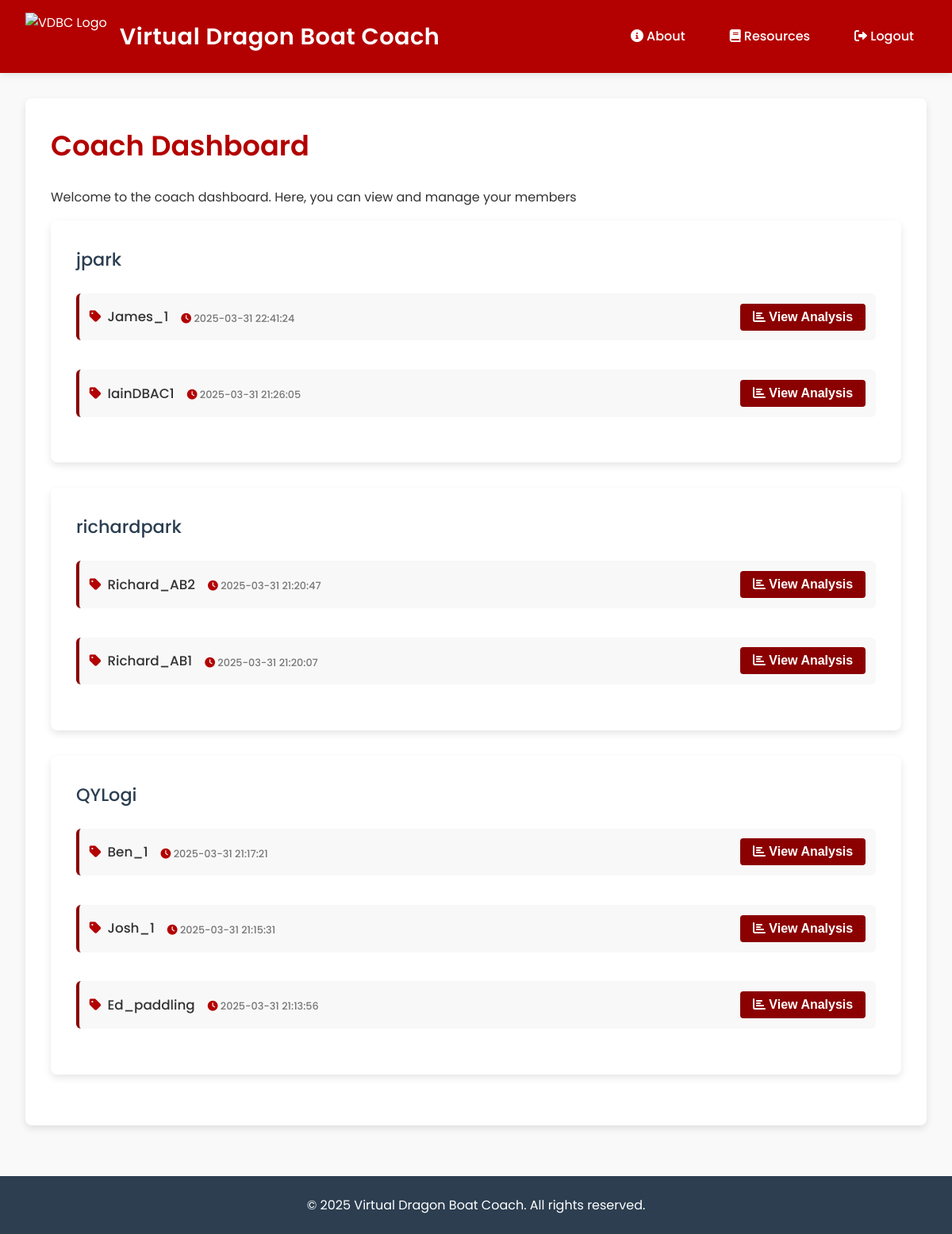
/coach-dashboard (signed in), run on the app's committed database.
### tables this page shows
CREATE TABLE shared_sessions (
        id INTEGER PRIMARY KEY AUTOINCREMENT,
        username TEXT NOT NULL,
        session_url TEXT NOT NULL,
        trial_name TEXT NOT NULL,
        coach_feedback TEXT,
        feedback_timestamp TEXT,
        submission_timestamp TEXT
    );

### app.py (the view)
@app.route('/coach-dashboard')
def coach_dashboard():
    if 'token' not in session or session.get('position') != 'coach':
        return redirect(url_for('coach_login'))
    conn = sqlite3.connect(DB_PATH)
    conn.row_factory = sqlite3.Row  # This enables column access by name
    cursor = conn.cursor()
    cursor.execute('''
        SELECT username, session_url, trial_name, submission_timestamp
        FROM shared_sessions
        ORDER BY submission_timestamp DESC
    ''')
    shared_sessions = cursor.fetchall()
    conn.close()
    grouped_sessions = {}
    user_order = []
    for session_data in shared_sessions:
        username = session_data['username']
        if username not in grouped_sessions:
            grouped_sessions[username] = []
            user_order.append(username)
        grouped_sessions[username].append({
            'session_url': session_data['session_url'],
            'trial_name': session_data['trial_name'],
            'submission_timestamp': session_data['submission_timestamp']
        })
    return render_template("coachDashboard.html",
                          grouped_sessions=grouped_sessions,
                          user_order=user_order)

### templates/coachDashboard.html (shortened to what this page needs)
<!DOCTYPE html>
<html lang="en">
<head>
    <link rel="stylesheet" href="{{ url_for('static', filename='styles.css') }}">
    <link rel="stylesheet" href="https://cdnjs.cloudflare.com/ajax/libs/font-awesome/6.0.0-beta3/css/all.min.css">
</head>
<body>
    <header>
        <div class="header-content">
            <div class="logo-container">
                <img src="https://static.wixstatic.com/media/90c0a3_82c43324b646429ea5117b9c10018156~mv2.png/v1/crop/x_0,y_0,w_8769,h_6859/fill/w_345,h_270,al_c,q_85,usm_0.66_1.00_0.01,enc_avif,quality_auto/DB_Logo_2017_Maroon_LightBG%20(1).png" alt="VDBC Logo" class="logo">
                <span class="site-title">Virtual Dragon Boat Coach</span>
            </div>
            <nav>
                <ul>
                    <li><a href="{{ url_for('about') }}"><i class="fas fa-info-circle"></i> About</a></li>
                    <li><a href="{{ url_for('resources') }}"><i class="fas fa-book"></i> Resources</a></li>
                    <li><a href="{{ url_for('logout') }}"><i class="fas fa-sign-out-alt"></i> Logout</a></li>
                </ul>
            </nav>
        </div>
    </header>
    <main>
        <div class="container">
            <h1>Coach Dashboard</h1>
            <p>Welcome to the coach dashboard. Here, you can view and manage your members</p>
            {% if grouped_sessions %}
                <div>
                    {% for username in user_order %}
                        {% set sessions = grouped_sessions[username] %}
                        <div class="container">
                            <h3>{{ username }}</h3>
                            {% for session in sessions %}
                                <div class="user-session">
                                    <form action="{{ url_for('coach_view_analysis') }}" method="POST">
                                        <div class="coach-session-info">
                                            <div class="coach-trial-name">
                                                <i class="fas fa-tag"></i> {{ session.trial_name }}
                                                {% if session.submission_timestamp %}
                                                    <div class="submission-timestamp">
                                                        <i class="fas fa-clock"></i> {{ session.submission_timestamp }}
                                                    </div>
                                                {% endif %}
                                            </div>
                                            <button type="submit" class="btn-view">
                                                <i class="fas fa-chart-bar"></i> View Analysis
                                            </button>
                                        </div>
                                    </form>
                                </div>
                            {% endfor %}
                        </div>
                    {% endfor %}
                </div>
            {% else %}
                <p>No data shared yet.</p>
            {% endif %}
        </div>
    </main>
    <footer>
        <p>&copy; 2025 Virtual Dragon Boat Coach. All rights reserved.</p>
    </footer>
</body>
</html>

### static/styles.css (style rules this page uses)
:root { --primary-color: #b30000; --primary-dark: #8b0000; --primary-light: #ff6b6b; --secondary-color: #2c3e50; --accent-color: #f1c40f; --text-color: #333333; --text-light: #757575; --bg-color: #f9f9f9; --card-bg: #ffffff; --success-color: #2ecc71; --error-color: #e74c3c; --border-radius: 8px; --box-shadow: 0 4px 10px rgba(0, 0, 0, 0.1); --transition: all 0.3s ease; }
* { box-sizing: border-box; margin: 0; padding: 0; }
body { font-family: 'Poppins', sans-serif; line-height: 1.6; color: var(--text-color); background-color: var(--bg-color); min-height: 100vh; display: flex; flex-direction: column; }
header { background: var(--primary-color); color: white; padding: 1rem 2rem; box-shadow: 0 2px 10px rgba(0, 0, 0, 0.1); }
.header-content { max-width: 1200px; margin: 0 auto; display: flex; justify-content: space-between; align-items: center; }
.logo-container { display: flex; align-items: center; }
.logo { height: 60px; margin-right: 1rem; }
.site-title { font-size: 1.8rem; font-weight: 600; letter-spacing: 0.5px; }
nav ul { list-style: none; display: flex; gap: 1.5rem; }
nav ul li a { color: white; text-decoration: none; font-weight: 500; padding: 0.5rem 1rem; border-radius: 4px; transition: var(--transition); }
main { flex: 1; padding: 2rem; max-width: 1200px; margin: 0 auto; width: 100%; }
.container { background: var(--card-bg); border-radius: var(--border-radius); box-shadow: var(--box-shadow); padding: 2rem; margin-bottom: 2rem; }
h1 { font-size: 2.2rem; color: var(--primary-color); margin-bottom: 1.5rem; font-weight: 600; }
h3 { font-size: 1.4rem; color: var(--secondary-color); margin-bottom: 0.8rem; font-weight: 500; }
p { font-size: 1rem; margin-bottom: 1rem; color: var(--text-color); }
form { margin-top: 1.5rem; display: flex; flex-direction: column; gap: 1.2rem; }
button { background: var(--primary-color); color: white; border: none; padding: 0.8rem 1.5rem; font-size: 1rem; font-weight: 600; border-radius: var(--border-radius); cursor: pointer; transition: var(--transition); text-align: center; display: inline-block; }
footer { text-align: center; padding: 1.5rem; background: var(--secondary-color); color: #fff; margin-top: auto; }
footer p { color: #fff; margin-bottom: 0; }
.coach-session-info { display: flex; justify-content: space-between; align-items: center; }
.coach-trial-name { font-weight: 500; color: #333; display: flex; align-items: center; gap: 0.5rem; font-size: 1.05rem; }
.coach-trial-name i { color: var(--primary-color); }

### templates/coachDashboard.html (style rules this page uses)
.submission-timestamp { font-size: 0.8rem; color: #777; margin-top: 0.3rem; display: inline-block; margin-left: 0.5rem; }
.coach-session-info { display: flex; justify-content: space-between; align-items: center; padding: 0.8rem; background-color: #f8f8f8; border-radius: 6px; margin-bottom: 0.8rem; border-left: 4px solid #8B0000; }
.user-session { margin-bottom: 0.8rem; }
.btn-view { background-color: #8B0000; color: white; border: none; padding: 0.5rem 1rem; border-radius: 4px; cursor: pointer; transition: background-color 0.3s; }

### data on the page
shared_sessions: username "jpark", trial_name "James_1", submission_timestamp "2025-03-31 22:41:24"
shared_sessions: trial_name "IainDBAC1", submission_timestamp "2025-03-31 21:26:05"
shared_sessions: username "richardpark", trial_name "Richard_AB2", submission_timestamp "2025-03-31 21:20:47"
shared_sessions: trial_name "Richard_AB1", submission_timestamp "2025-03-31 21:20:07"
shared_sessions: username "QYLogi", trial_name "Ben_1", submission_timestamp "2025-03-31 21:17:21"
shared_sessions: trial_name "Josh_1", submission_timestamp "2025-03-31 21:15:31"
shared_sessions: trial_name "Ed_paddling", submission_timestamp "2025-03-31 21:13:56"
